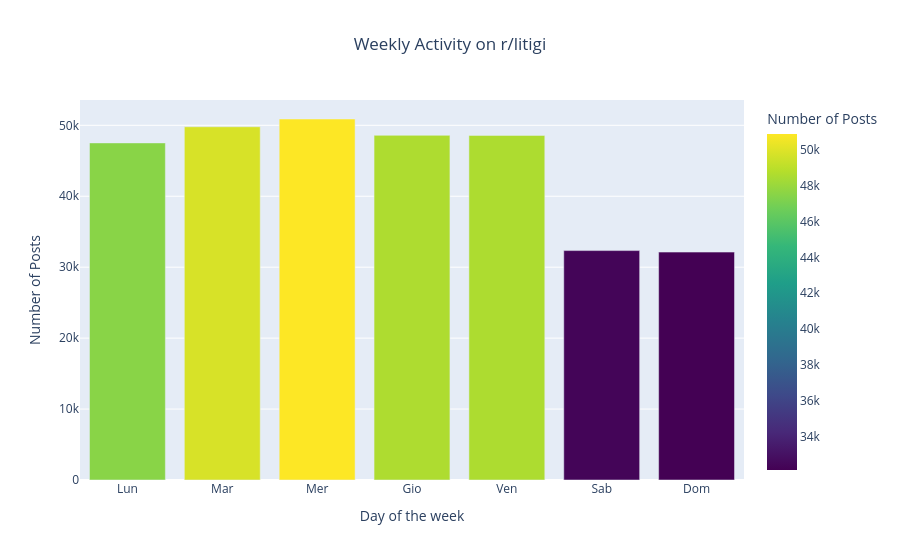

Notebook code for this chart:
### Code cell
week_activity = litigi.groupby(litigi['created_dt'].dt.day_of_week).agg(
    Count=('controversiality', 'size')
).reset_index()
days=['Lun','Mar','Mer','Gio','Ven','Sab','Dom']
week_activity['Weekday']=days
# Rename column for clarity
#week_activity.rename(columns={'created_dt': 'Weekday'}, inplace=True)
fig = px.bar(week_activity, x='Weekday', y='Count', 
             labels={'Weekday': 'Day of the week', 'Count': 'Number of Posts'},
             title="Weekly Activity on r/litigi",
             color='Count',color_continuous_scale='viridis')
fig.update_layout(
    xaxis=dict(
        tickmode='linear',
        tickvals=days
    ),
    yaxis=dict(showgrid=True),
    title_x=0.5  # Centers title
)

fig.show()

### Figure 1 — Plotly figure (JSON) as saved in the notebook; plotly's stock layout.template omitted (floating-point values rounded to 4 significant figures)
{"data": [{"alignmentgroup": "True", "hovertemplate": "Day of the week=%{x}<br>Number of Posts=%{marker.color}<extra></extra>", "legendgroup": "", "marker": {"color": [47521, 49800, 50891, 48591, 48578, 32340, 32127], "coloraxis": "coloraxis", "pattern": {"shape": ""}}, "name": "", "offsetgroup": "", "orientation": "v", "showlegend": false, "textposition": "auto", "type": "bar", "x": ["Lun", "Mar", "Mer", "Gio", "Ven", "Sab", "Dom"], "xaxis": "x", "y": [47521, 49800, 50891, 48591, 48578, 32340, 32127], "yaxis": "y"}], "layout": {"barmode": "relative", "coloraxis": {"colorbar": {"title": {"text": "Number of Posts"}}, "colorscale": [[0, "#440154"], [0.1111, "#482878"], [0.2222, "#3e4989"], [0.3333, "#31688e"], [0.4444, "#26828e"], [0.5556, "#1f9e89"], [0.6667, "#35b779"], [0.7778, "#6ece58"], [0.8889, "#b5de2b"], [1, "#fde725"]]}, "legend": {"tracegroupgap": 0}, "title": {"text": "Weekly Activity on r/litigi", "x": 0.5}, "xaxis": {"anchor": "y", "domain": [0, 1], "tickmode": "linear", "tickvals": ["Lun", "Mar", "Mer", "Gio", "Ven", "Sab", "Dom"], "title": {"text": "Day of the week"}}, "yaxis": {"anchor": "x", "domain": [0, 1], "showgrid": true, "title": {"text": "Number of Posts"}}}}
